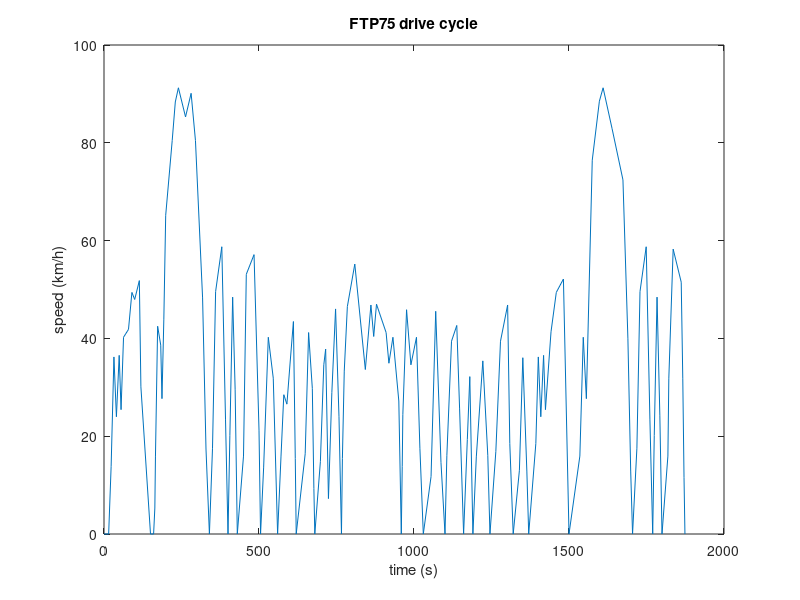
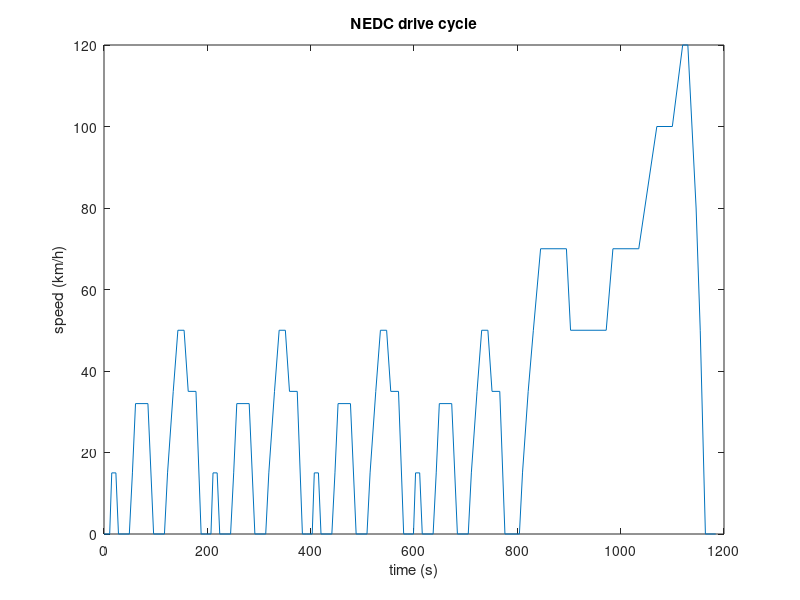

MATLAB code to generate these figures, in order:
ftp75M = dlmread('data/ftp75_s_mph_reduced.txt','\t');
ftp75 = struct('seconds', ftp75M(:,1), 'kph', ftp75M(:,2)* 1.60934);
ftp75_1 = struct('seconds', ftp75M(1:32,1), 'kph', ftp75M(1:32,2)* 1.60934);
ftp75_2 = struct('seconds', ftp75M(32:62,1)-340, 'kph', ftp75M(32:62,2)* 1.60934);
ftp75_3 = struct('seconds', ftp75M(62:90,1)-680, 'kph', ftp75M(62:90,2)* 1.60934);
ftp75_4 = struct('seconds', ftp75M(90:123,1), 'kph', ftp75M(90:123,2)* 1.60934);
ftp75_5 = struct('seconds', ftp75M(123:end,1), 'kph', ftp75M(123:end,2)* 1.60934);

% mph to kph
%ftp75.kph = ftp75.kph.* 1.60934;
%ftp75.time = 0.5* ((0+10) + (10-(0))*((2*ftp75.seconds - (1+1857))/(1857-(1))) ); 

nedcM = dlmread('data/nedc_s_kph.txt','\t');
nedc = struct('seconds', nedcM(:,1), 'kph', nedcM(:,2));
%nedc.time = 0.5* ((0+10) + (10-(0))*((2*nedc.seconds - (0+1184))/(1184-(0))) ); 

accel = dlmread('data/accel.txt','\t');
accel = struct('seconds', accel(:,1), 'kph', accel(:,2));
accel.time = 0.5* ((0+10) + (10-(0))*((2*accel.seconds - (1+21))/(21-(1))) ); 

figure
plot(ftp75.seconds, ftp75.kph);
title('FTP75 drive cycle');
xlabel('time (s)','FontSize',11)
ylabel('speed (km/h)','FontSize',11)

figure
plot(nedc.seconds, nedc.kph);
title('NEDC drive cycle');
xlabel('time (s)','FontSize',11)
ylabel('speed (km/h)','FontSize',11)
